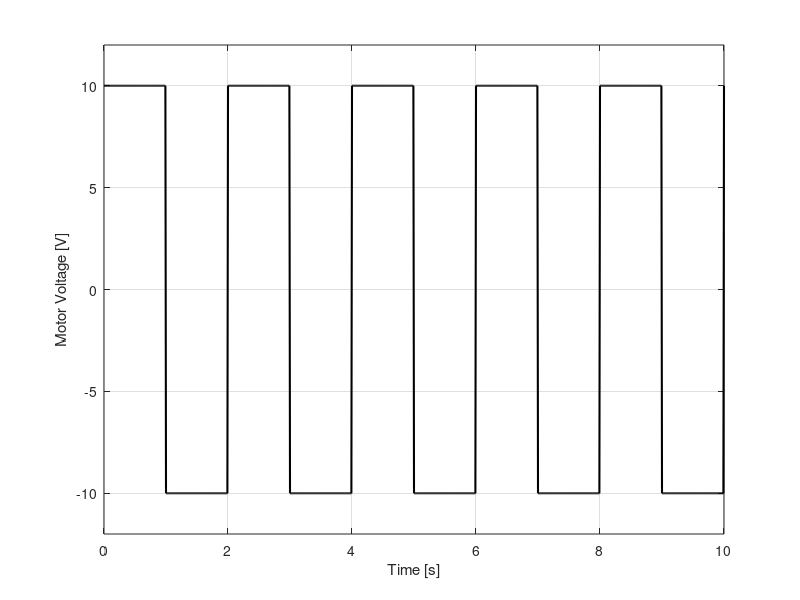

This figure's MATLAB source:
% Define signal parameters based on your text
f = 0.5;                % Frequency in Hz
T = 1/f;                % Period in seconds (2s)
num_cycles = 5;         % Number of repetitions
t_end = num_cycles * T; % Total duration (10s)
Ts = 0.01;              % 10 ms sample time (matching MicroOS 100 Hz rate)

% Create time vector and generate the square wave
t = 0:Ts:t_end;
% square() generates a periodic square wave with values +1 and -1
voltage = 10 * square(2 * pi * f * t); 

% Create the plot
figure;
% Use black ('k-') to comply with the black and white printing rule
plot(t, voltage, 'k-', 'LineWidth', 1.5); 

% Add readable labels with physical units
xlabel('Time [s]', 'FontSize', 11);
ylabel('Motor Voltage [V]', 'FontSize', 11);

% Set axes limits to show the 10V pulse within the 12V hardware limit
ylim([-12 12]);
xlim([0 t_end]);
grid on;

% Export as a vector PDF for crisp rendering in your LaTeX report
%exportgraphics(gcf, 'excitation_signal.pdf', 'ContentType', 'vector', 'BackgroundColor','white');
